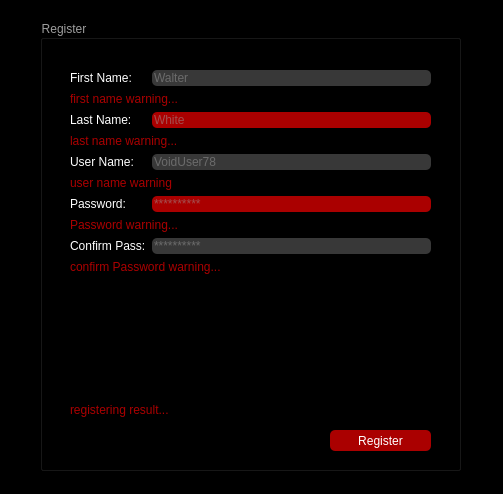
<?xml version="1.0" encoding="UTF-8"?>
<ui version="4.0">
 <class>RegisterPage</class>
 <widget class="QDialog" name="RegisterPage">
  <property name="geometry">
   <rect>
    <x>0</x>
    <y>0</y>
    <width>503</width>
    <height>494</height>
   </rect>
  </property>
  <property name="windowTitle">
   <string>Dialog</string>
  </property>
  <property name="styleSheet">
   <string notr="true">background-color: rgb(255, 170, 255);
background-color: rgb(0, 0, 0);
</string>
  </property>
  <widget class="QPushButton" name="Register_pbn">
   <property name="geometry">
    <rect>
     <x>610</x>
     <y>700</y>
     <width>83</width>
     <height>29</height>
    </rect>
   </property>
   <property name="text">
    <string>Register</string>
   </property>
  </widget>
  <widget class="QPushButton" name="Cancel_pbn">
   <property name="geometry">
    <rect>
     <x>520</x>
     <y>700</y>
     <width>83</width>
     <height>29</height>
    </rect>
   </property>
   <property name="text">
    <string>Cancel</string>
   </property>
  </widget>
  <widget class="QGroupBox" name="register_grbox">
   <property name="geometry">
    <rect>
     <x>40</x>
     <y>20</y>
     <width>421</width>
     <height>451</height>
    </rect>
   </property>
   <property name="styleSheet">
    <string notr="true">color: rgb(158, 158, 158);</string>
   </property>
   <property name="title">
    <string>Register</string>
   </property>
   <widget class="QWidget" name="formLayoutWidget">
    <property name="geometry">
     <rect>
      <x>30</x>
      <y>50</y>
      <width>361</width>
      <height>321</height>
     </rect>
    </property>
    <layout class="QFormLayout" name="formLayout_2">
     <item row="0" column="0">
      <widget class="QLabel" name="FName_lbl_2">
       <property name="styleSheet">
        <string notr="true">color: rgb(255, 255, 255);</string>
       </property>
       <property name="text">
        <string>First Name:</string>
       </property>
      </widget>
     </item>
     <item row="0" column="1">
      <widget class="QLineEdit" name="FName_led_2">
       <property name="styleSheet">
        <string notr="true">background-color: rgb(56, 56, 56);
border-color: rgb(170, 170, 127);
border-radius:5%;</string>
       </property>
       <property name="placeholderText">
        <string>Walter</string>
       </property>
      </widget>
     </item>
     <item row="1" column="0" colspan="2">
      <widget class="QLabel" name="fname_warning_lbl">
       <property name="styleSheet">
        <string notr="true">color: rgb(170, 0, 0);</string>
       </property>
       <property name="text">
        <string>first name warning...</string>
       </property>
      </widget>
     </item>
     <item row="2" column="0">
      <widget class="QLabel" name="Password_lbl_2">
       <property name="styleSheet">
        <string notr="true">color: rgb(255, 255, 255);</string>
       </property>
       <property name="text">
        <string>Last Name:</string>
       </property>
      </widget>
     </item>
     <item row="2" column="1">
      <widget class="QLineEdit" name="LName_led_2">
       <property name="styleSheet">
        <string notr="true">background-color: rgb(170, 0, 0);
border-color: rgb(170, 170, 127);
border-radius:5%;</string>
       </property>
       <property name="placeholderText">
        <string>White</string>
       </property>
      </widget>
     </item>
     <item row="3" column="0" colspan="2">
      <widget class="QLabel" name="lnam_warning_lbl">
       <property name="styleSheet">
        <string notr="true">color: rgb(170, 0, 0);</string>
       </property>
       <property name="text">
        <string>last name warning...</string>
       </property>
      </widget>
     </item>
     <item row="4" column="0">
      <widget class="QLabel" name="usrname_lbl">
       <property name="styleSheet">
        <string notr="true">color: rgb(255, 255, 255);</string>
       </property>
       <property name="text">
        <string>User Name:</string>
       </property>
      </widget>
     </item>
     <item row="4" column="1">
      <widget class="QLineEdit" name="usrname_led">
       <property name="styleSheet">
        <string notr="true">background-color: rgb(56, 56, 56);
border-color: rgb(170, 170, 127);
border-radius:5%;</string>
       </property>
       <property name="placeholderText">
        <string>VoidUser78</string>
       </property>
      </widget>
     </item>
     <item row="5" column="0" colspan="2">
      <widget class="QLabel" name="usrname_warning_lbl">
       <property name="styleSheet">
        <string notr="true">color: rgb(170, 0, 0);</string>
       </property>
       <property name="text">
        <string>user name warning</string>
       </property>
      </widget>
     </item>
     <item row="6" column="0">
      <widget class="QLabel" name="LName_lbl_2">
       <property name="styleSheet">
        <string notr="true">color: rgb(255, 255, 255);</string>
       </property>
       <property name="text">
        <string>Password:</string>
       </property>
      </widget>
     </item>
     <item row="6" column="1">
      <widget class="QLineEdit" name="pass_led_2">
       <property name="styleSheet">
        <string notr="true">background-color: rgb(170, 0, 0);
border-color: rgb(170, 170, 127);
border-radius:5%;</string>
       </property>
       <property name="text">
        <string/>
       </property>
       <property name="echoMode">
        <enum>QLineEdit::Password</enum>
       </property>
       <property name="placeholderText">
        <string>**********</string>
       </property>
      </widget>
     </item>
     <item row="8" column="0">
      <widget class="QLabel" name="confirmpass_lbl">
       <property name="styleSheet">
        <string notr="true">color: rgb(255, 255, 255);</string>
       </property>
       <property name="text">
        <string>Confirm Pass:</string>
       </property>
      </widget>
     </item>
     <item row="8" column="1">
      <widget class="QLineEdit" name="confirmpass_led">
       <property name="styleSheet">
        <string notr="true">background-color: rgb(56, 56, 56);
border-color: rgb(170, 170, 127);
border-radius:5%;</string>
       </property>
       <property name="echoMode">
        <enum>QLineEdit::Password</enum>
       </property>
       <property name="placeholderText">
        <string>**********</string>
       </property>
      </widget>
     </item>
     <item row="7" column="0" colspan="2">
      <widget class="QLabel" name="password_warning_lbl">
       <property name="styleSheet">
        <string notr="true">color: rgb(170, 0, 0);</string>
       </property>
       <property name="text">
        <string>Password warning...</string>
       </property>
      </widget>
     </item>
     <item row="9" column="0" colspan="2">
      <widget class="QLabel" name="confirm_pass_warning_lbl">
       <property name="styleSheet">
        <string notr="true">color: rgb(170, 0, 0);</string>
       </property>
       <property name="text">
        <string>confirm Password warning...</string>
       </property>
      </widget>
     </item>
    </layout>
   </widget>
   <widget class="QPushButton" name="register_pbn">
    <property name="geometry">
     <rect>
      <x>290</x>
      <y>410</y>
      <width>101</width>
      <height>21</height>
     </rect>
    </property>
    <property name="styleSheet">
     <string notr="true">background-color: rgb(170, 0, 0);
border-radius: 5px;
color: rgb(255, 255, 255);</string>
    </property>
    <property name="text">
     <string>Register</string>
    </property>
   </widget>
   <widget class="QLabel" name="register_result_lbl">
    <property name="geometry">
     <rect>
      <x>30</x>
      <y>380</y>
      <width>359</width>
      <height>20</height>
     </rect>
    </property>
    <property name="styleSheet">
     <string notr="true">color: rgb(170, 0, 0);</string>
    </property>
    <property name="text">
     <string>registering result...</string>
    </property>
   </widget>
  </widget>
 </widget>
 <resources/>
 <connections/>
</ui>
